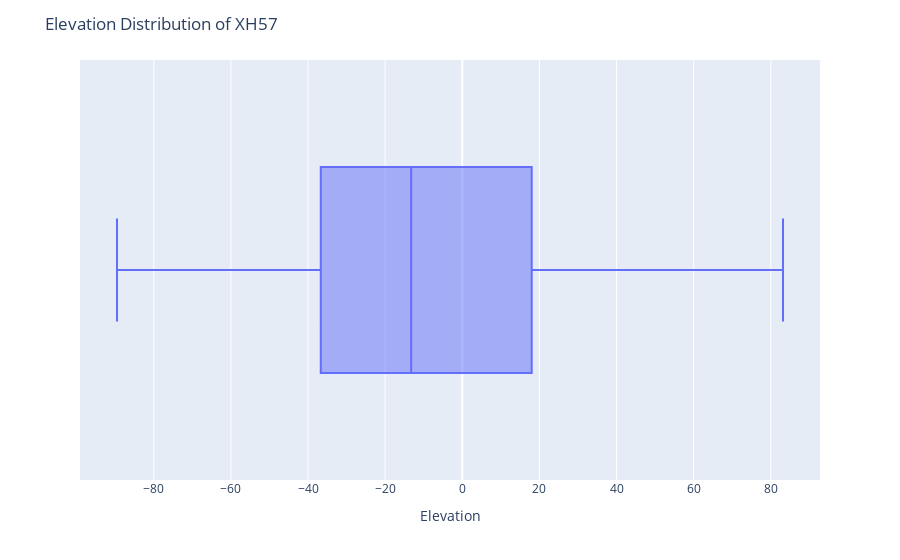

Notebook code for this chart:
### Markdown cell above
# XH57

### Code cell
fig3 = px.box(xh57_df, x="elev")

fig3.update_layout(
    title=dict(
        text="Elevation Distribution of XH57"
    ),
    xaxis=dict(
        title=dict(
            text="Elevation"
        )
    ))
fig3.show()

### Figure 1 — Plotly figure (JSON) as saved in the notebook; plotly's stock layout.template omitted (floating-point values rounded to 4 significant figures; data arrays with more than 128 entries replaced by an {"elided": "..."} marker saying what was removed)
{"data": [{"alignmentgroup": "True", "hovertemplate": "elev=%{x}<extra></extra>", "legendgroup": "", "marker": {"color": "#636efa"}, "name": "", "notched": false, "offsetgroup": "", "orientation": "h", "showlegend": false, "type": "box", "x": {"elided": "4249 float values"}, "x0": " ", "xaxis": "x", "y0": " ", "yaxis": "y"}], "layout": {"autosize": true, "boxmode": "group", "legend": {"tracegroupgap": 0}, "margin": {"t": 60}, "title": {"text": "Elevation Distribution of XH57"}, "xaxis": {"anchor": "y", "autorange": true, "domain": [0, 1], "range": [-99.12, 92.75], "title": {"text": "Elevation"}, "type": "linear"}, "yaxis": {"anchor": "x", "autorange": true, "domain": [0, 1], "range": [-0.5, 0.5], "type": "category"}}}
